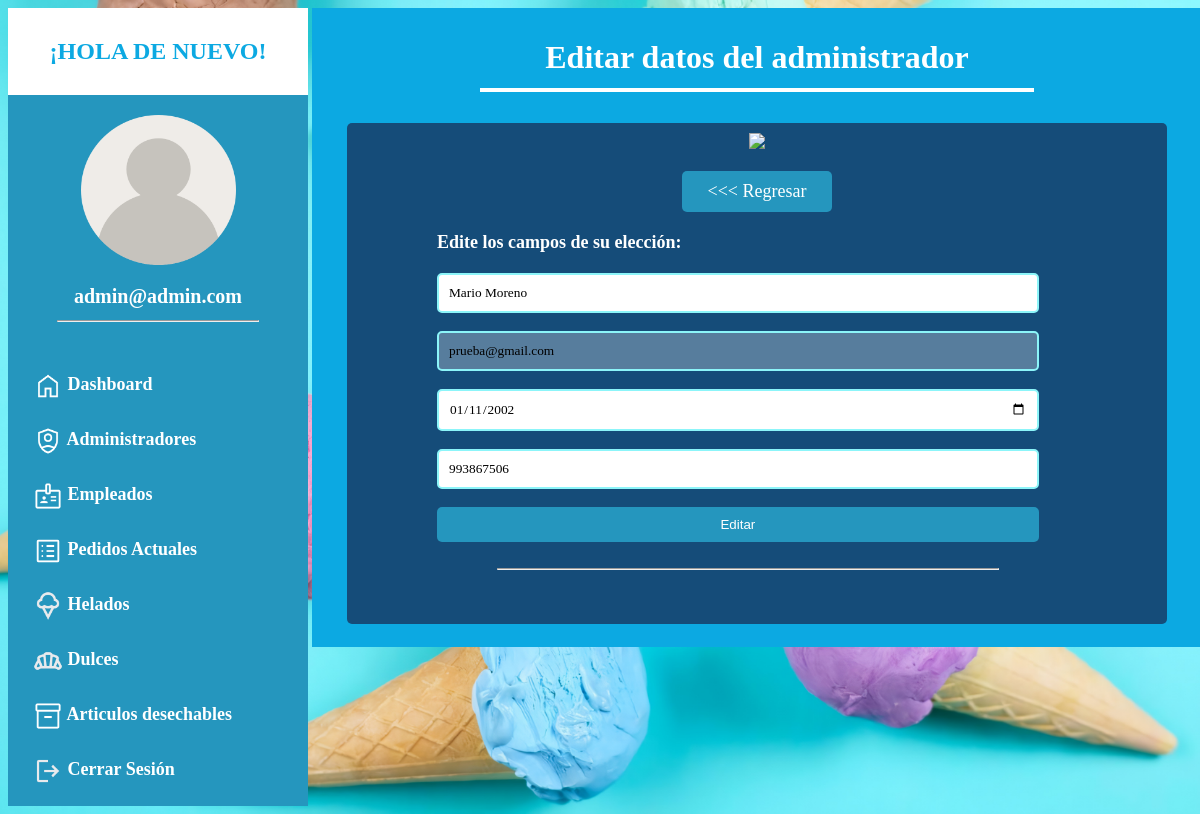
Screenshot of /editar_admin.php?id=5 (signed in) with the database file from the repository.
### tables this page shows
CREATE TABLE `administradores` (
  `id_admin` int(11) NOT NULL,
  `nombre` varchar(100) DEFAULT NULL,
  `correo` varchar(100) DEFAULT NULL,
  `contrasena` varchar(100) DEFAULT NULL,
  `fecha_nacimiento` date DEFAULT NULL,
  `telefono` char(10) DEFAULT NULL
);

### editar_admin.php (the view, shortened to what this page needs)
<!DOCTYPE html>
<html lang="en">
<head>
    <link rel="stylesheet" href="style_panel_admin.css">
</head>
<body>
    <div class="ancho">
        <?php
        include "menu_panel_admin.php";
        ?>
        <div class="contenedorpaneladmin">
            <div class="contenedor4 centrar">
                <h1>Editar datos del administrador</h1>
                <hr>
            </div>
            <br>
            <div class="contenedor5 ">
                <div class="centrar">
                <img src="./img/logo_colon.png" class="logopaneladmin1">
                <br><br>
                <a href="administradores.php" class="btn_regresar"> &lt;&lt;&lt; Regresar</a>
                </div>
                <?php
                require "conexion.php";
                $id = $_GET['id'];
                $vernoticia = "SELECT * FROM administradores WHERE id_admin = '$id'";
                $resultado = mysqli_query($conectar, $vernoticia);
                $fila = $resultado->fetch_array();
                ?>
                <div class="ancho contenedor6">
                    <form action="actualizar_admin.php" method="POST" autocomplete="off">
                        <p class="negritas">Edite los campos de su elección:</p>
                        <input value="<?php echo $fila['nombre']; ?>" class="campos_login" type="text" placeholder="Nombre Completo" name="nombre" required>
                        <br><br>
                        <input value="<?php echo $fila['correo']; ?>" class="campos_login" type="text" placeholder="Correo Electronico" name="" disabled>
                        <br><br>
                        <input value="<?php echo $fila['fecha_nacimiento']; ?>" class="campos_login" type="date" name="fecha_nacimiento" required>
                        <br><br>
                        <input value="<?php echo $fila['telefono']; ?>" class="campos_login" type="text" placeholder="Número de teléfono" name="telefono" maxlength="9" required>
                        <br><br>
                        <input type="submit" value="Editar" class="registrar_admin">
                        <br><br>
                        <hr>
                    </form>
                </div>
                <br><br>
            </div>
            <br>
        </div>
</body>
</html>

### style_panel_admin.css (style rules this page uses)
body { font-family: 'Times New Roman', Times, serif; background: url(./img/bg.jpg) no-repeat center top; background-size:cover; }
:root { --color1: rgb(37, 150, 190); --color2: white; --color3: #8cf5f9; --color4: #154c79; --color5: #0ca9e2; --color6: red; }
.ancho { width: 1200px; margin: auto; }
.negritas { font-weight: bold; }
.centrar { text-align: center; }
.campos_login { width: 85%; border-radius: 5px; border: 2px var(--color3) solid; padding: 10px; color: black; font-family: 'Times New Roman', Times, serif; resize: none; }
.contenedorpaneladmin { width: 880px; background-color: var(--color5); display: inline-block; vertical-align: top; padding: 5px; }
input[type="date"] { color: gray; }
input[type="date"]:valid { color: black; }
.contenedor4 { width: 850px; color: var(--color2); padding: 5px; margin-left: 10px; border-radius: 10px; }
.contenedor4 hr { margin-top: -10px; width: 550px; border: 2px var(--color2) solid; }
.contenedor5 { width: 800px; background-color: var(--color4); color: var(--color2); padding: 10px; margin-left: 30px; border-radius: 5px; }
.contenedor5 p { font-size: 18px; line-height: 25px; }
.logopaneladmin1 { width: 200px; }
.contenedor5 { width: 800px; background-color: var(--color4); color: var(--color5); padding: 10px; margin-left: 30px; border-radius: 5px; }
.contenedor5 p { font-size: 18px; line-height: 25px; color: var(--color2); }
.btn_regresar { width: 130px; display: inline-block; background-color: var(--color1); color: var(--color2); text-decoration: none; padding: 10px; font-size: 18px; border-radius: 5px; }
.contenedor6 { width: 85%; border-radius: 10px; margin-top: 10px; margin-left: 80px; color: var(--color2); }
.contenedor6 hr { width: 500px; margin-left: 60px; }
.registrar_admin { width: 88.5%; padding: 10px; background-color: var(--color1); color: var(--color2); border: none; border-radius: 5px; }

### rows the page displays
administradores: nombre "Mario Moreno", correo "prueba@gmail.com", fecha_nacimiento "01/11/2002", telefono "993867506"

### other values shown
$adminCorreo "admin@admin.com"
